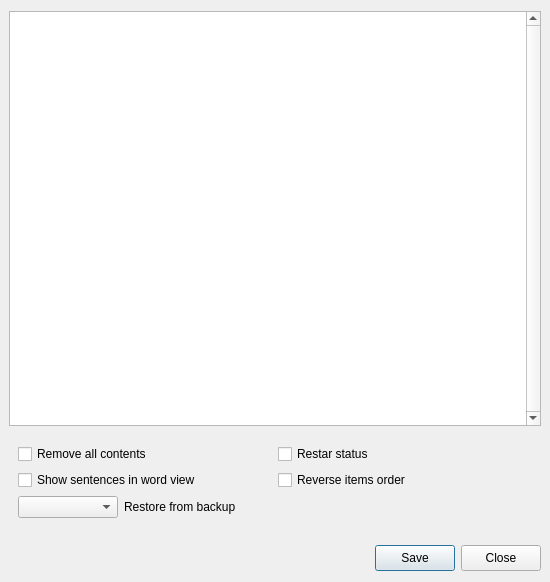
<?xml version="1.0" encoding="UTF-8"?>
<ui version="4.0">
 <class>EditTpc</class>
 <widget class="QDialog" name="EditTpc">
  <property name="geometry">
   <rect>
    <x>0</x>
    <y>0</y>
    <width>550</width>
    <height>582</height>
   </rect>
  </property>
  <property name="minimumSize">
   <size>
    <width>550</width>
    <height>560</height>
   </size>
  </property>
  <property name="maximumSize">
   <size>
    <width>16777215</width>
    <height>16777215</height>
   </size>
  </property>
  <property name="windowTitle">
   <string>Edit</string>
  </property>
  <property name="windowIcon">
   <iconset>
    <normaloff>:/images/idiomind.png</normaloff>:/images/idiomind.png</iconset>
  </property>
  <layout class="QGridLayout" name="gridLayout_2">
   <property name="leftMargin">
    <number>9</number>
   </property>
   <property name="rightMargin">
    <number>9</number>
   </property>
   <item row="4" column="0">
    <layout class="QHBoxLayout" name="horizontalLayout">
     <item>
      <spacer name="horizontalSpacer">
       <property name="orientation">
        <enum>Qt::Horizontal</enum>
       </property>
       <property name="sizeHint" stdset="0">
        <size>
         <width>40</width>
         <height>20</height>
        </size>
       </property>
      </spacer>
     </item>
     <item>
      <widget class="QPushButton" name="pushButton_save_edits">
       <property name="minimumSize">
        <size>
         <width>0</width>
         <height>26</height>
        </size>
       </property>
       <property name="maximumSize">
        <size>
         <width>80</width>
         <height>16777215</height>
        </size>
       </property>
       <property name="text">
        <string>Save</string>
       </property>
      </widget>
     </item>
     <item>
      <widget class="QPushButton" name="pushButton_close">
       <property name="minimumSize">
        <size>
         <width>0</width>
         <height>26</height>
        </size>
       </property>
       <property name="text">
        <string>Close</string>
       </property>
      </widget>
     </item>
    </layout>
   </item>
   <item row="2" column="0">
    <layout class="QVBoxLayout" name="verticalLayout">
     <item>
      <widget class="QTableWidget" name="tableWidget_edit">
       <property name="cursor" stdset="0">
        <cursorShape>ArrowCursor</cursorShape>
       </property>
       <property name="contextMenuPolicy">
        <enum>Qt::ActionsContextMenu</enum>
       </property>
       <property name="toolTip">
        <string>&lt;html&gt;&lt;head/&gt;&lt;body&gt;&lt;p&gt;Drag an drop to mave items&lt;/p&gt;&lt;/body&gt;&lt;/html&gt;</string>
       </property>
       <property name="frameShape">
        <enum>QFrame::StyledPanel</enum>
       </property>
       <property name="frameShadow">
        <enum>QFrame::Plain</enum>
       </property>
       <property name="verticalScrollBarPolicy">
        <enum>Qt::ScrollBarAlwaysOn</enum>
       </property>
       <property name="horizontalScrollBarPolicy">
        <enum>Qt::ScrollBarAlwaysOff</enum>
       </property>
       <property name="sizeAdjustPolicy">
        <enum>QAbstractScrollArea::AdjustToContents</enum>
       </property>
       <property name="editTriggers">
        <set>QAbstractItemView::AnyKeyPressed|QAbstractItemView::DoubleClicked|QAbstractItemView::EditKeyPressed|QAbstractItemView::SelectedClicked</set>
       </property>
       <property name="dragEnabled">
        <bool>false</bool>
       </property>
       <property name="dragDropOverwriteMode">
        <bool>false</bool>
       </property>
       <property name="dragDropMode">
        <enum>QAbstractItemView::NoDragDrop</enum>
       </property>
       <property name="defaultDropAction">
        <enum>Qt::IgnoreAction</enum>
       </property>
       <property name="alternatingRowColors">
        <bool>false</bool>
       </property>
       <property name="selectionMode">
        <enum>QAbstractItemView::SingleSelection</enum>
       </property>
       <property name="selectionBehavior">
        <enum>QAbstractItemView::SelectRows</enum>
       </property>
       <property name="gridStyle">
        <enum>Qt::SolidLine</enum>
       </property>
       <attribute name="horizontalHeaderVisible">
        <bool>false</bool>
       </attribute>
      </widget>
     </item>
     <item>
      <spacer name="verticalSpacer_2">
       <property name="orientation">
        <enum>Qt::Vertical</enum>
       </property>
       <property name="sizeType">
        <enum>QSizePolicy::Fixed</enum>
       </property>
       <property name="sizeHint" stdset="0">
        <size>
         <width>20</width>
         <height>12</height>
        </size>
       </property>
      </spacer>
     </item>
     <item>
      <widget class="QWidget" name="widget" native="true">
       <property name="font">
        <font>
         <pointsize>9</pointsize>
        </font>
       </property>
       <layout class="QGridLayout" name="gridLayout">
        <property name="topMargin">
         <number>0</number>
        </property>
        <item row="0" column="0">
         <layout class="QVBoxLayout" name="verticalLayout_4">
          <item>
           <layout class="QGridLayout" name="gridLayout_4">
            <item row="0" column="0">
             <widget class="QCheckBox" name="checkBox_removall">
              <property name="text">
               <string>Remove all contents</string>
              </property>
             </widget>
            </item>
            <item row="0" column="1">
             <widget class="QCheckBox" name="checkBox_restart">
              <property name="text">
               <string>Restar status</string>
              </property>
             </widget>
            </item>
            <item row="1" column="0">
             <widget class="QCheckBox" name="checkBox_wordview">
              <property name="text">
               <string>Show sentences in word view</string>
              </property>
             </widget>
            </item>
            <item row="1" column="1">
             <widget class="QCheckBox" name="checkBox_reverse">
              <property name="text">
               <string>Reverse items order</string>
              </property>
             </widget>
            </item>
           </layout>
          </item>
          <item>
           <layout class="QHBoxLayout" name="horizontalLayout_2">
            <item>
             <widget class="QComboBox" name="comboBox_backups">
              <property name="maximumSize">
               <size>
                <width>100</width>
                <height>16777215</height>
               </size>
              </property>
             </widget>
            </item>
            <item>
             <widget class="QLabel" name="label">
              <property name="text">
               <string>Restore from backup</string>
              </property>
              <property name="alignment">
               <set>Qt::AlignLeading|Qt::AlignLeft|Qt::AlignVCenter</set>
              </property>
             </widget>
            </item>
           </layout>
          </item>
         </layout>
        </item>
        <item row="1" column="0">
         <spacer name="verticalSpacer">
          <property name="orientation">
           <enum>Qt::Vertical</enum>
          </property>
          <property name="sizeType">
           <enum>QSizePolicy::Fixed</enum>
          </property>
          <property name="sizeHint" stdset="0">
           <size>
            <width>20</width>
            <height>12</height>
           </size>
          </property>
         </spacer>
        </item>
       </layout>
      </widget>
     </item>
    </layout>
   </item>
  </layout>
 </widget>
 <resources/>
 <connections/>
</ui>
